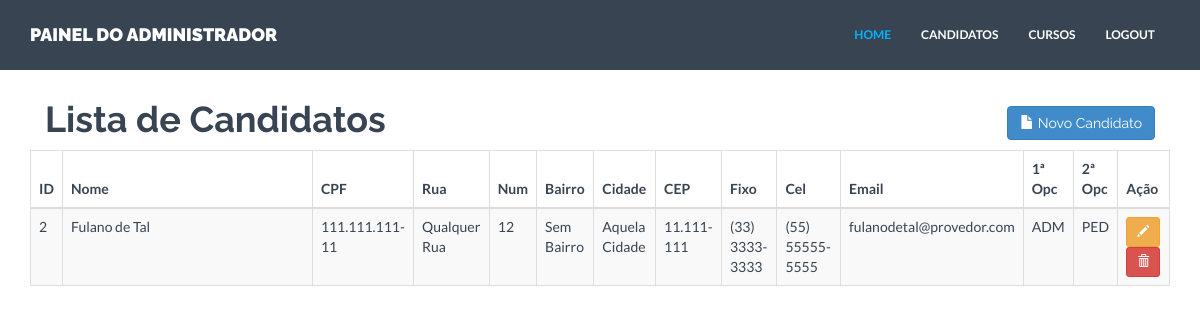
/admin/candidatos.php (signed in), run on the app's committed database.
### tables this page shows
CREATE TABLE IF NOT EXISTS `candidato` (
  `idcandidato` int(11) NOT NULL AUTO_INCREMENT,
  `nome` varchar(150) NOT NULL,
  `cpf` varchar(15) NOT NULL,
  `rua` varchar(150) NOT NULL,
  `num` int(11) NOT NULL,
  `bairro` varchar(80) NOT NULL,
  `cidade` varchar(150) NOT NULL,
  `cep` varchar(13) NOT NULL,
  `fixo` varchar(15) NOT NULL,
  `cel` varchar(15) NOT NULL,
  `email` varchar(80) NOT NULL,
  `curso1` varchar(12) NOT NULL,
  `curso2` varchar(12) NOT NULL,
  `datahora` datetime NOT NULL,
  PRIMARY KEY (`idcandidato`),
  UNIQUE KEY `cpf` (`cpf`)
);

### admin/candidatos.php (the view, shortened to what this page needs)
<?php
include "header.php";
?>
<div class="container mtb">
    <div class="row">
        <div class="col-lg-12">
            <div class="col-md-10">
                <h1>Lista de Candidatos</h1>
            </div>
            <div class="col-md-2 text-right">
                <h1><a href="cadastrar_candidato.php" class="btn btn-primary"><span class="glyphicon glyphicon-file" aria-hidden="true"></span> Novo Candidato</a></h1>
            </div>
            <br/>
            <table class="table table-bordered table-striped">
                <thead>
                <tr>
                    <th>ID</th>
                    <th width="250">Nome</th>
                    <th>CPF</th>
                    <th>Rua</th>
                    <th>Num</th>
                    <th>Bairro</th>
                    <th>Cidade</th>
                    <th>CEP</th>
                    <th>Fixo</th>
                    <th>Cel</th>
                    <th>Email</th>
                    <th>1ª Opc</th>
                    <th>2ª Opc</th>
                    <th>Ação</th>
                </tr>
                </thead>
                <tbody>
                <?php
                $link = DBConnect();
                $query_list = "SELECT * FROM candidato";
                if ($result = $link->query($query_list)) {
                    while ($row = $result->fetch_row()) {
                        ?>
                        <tr>
                            <td><?= $row[0] ?></td>
                            <td><?= $row[1] ?></td>
                            <td><?= $row[2] ?></td>
                            <td><?= $row[3] ?></td>
                            <td><?= $row[4] ?></td>
                            <td><?= $row[5] ?></td>
                            <td><?= $row[6] ?></td>
                            <td><?= $row[7] ?></td>
                            <td><?= $row[8] ?></td>
                            <td><?= $row[9] ?></td>
                            <td><?= $row[10] ?></td>
                            <td><?= $row[11] ?></td>
                            <td><?= $row[12] ?></td>
                            <td>
                                <a href="editar_candidato.php?id=<?= $row[0] ?>"
                                   class="btn btn-warning btn-sm"><span class="glyphicon glyphicon-pencil"
                                                                        aria-hidden="true"></span></a>
                                <a onclick="return confirm('Deseja realmente excluir este curso?')"
                                   href="excluir_candidato.php?id=<?= $row[0] ?>"
                                   class="btn btn-danger btn-sm"><span class="glyphicon glyphicon-trash"
                                                                       aria-hidden="true"></span></a>
                            </td>
                        </tr>
                        <?php
                    }
                } else {
                    echo "Ainda não existem registros. Adicione novos!";
                }
                ?>
                </tbody>
            </table>
        </div><! --/col-lg-12 -->
    </div><! --/row -->
</div><! --/container -->
<?php
include "footer.php";
?>

### assets/css/style.css (style rules this page uses)
* { margin: 0; padding: 0px; }
body { background: #ffffff; margin: 0; height: 100%; color: #384452; font-family: 'Lato', sans-serif; font-weight: 400; }
h1, h2, h3, h4, h5, h6 { font-family: 'Raleway', sans-serif; font-weight: 700; }
a { padding: 0; margin: 0; text-decoration: none; -webkit-transition: background-color .4s linear, color .4s linear; -moz-transition: background-color .4s linear, color .4s linear; -o-transition: background-color .4s linear, color .4s linear; -ms-transition: background-color .4s linear, color .4s linear; transition: background-color .4s linear, color .4s linear; }
.mtb { margin-top: 80px; margin-bottom: 80px; }

### data on the page
candidato: idcandidato "2", nome "Fulano de Tal", cpf "111.111.111-11", rua "Qualquer Rua", num "12", bairro "Sem Bairro", cidade "Aquela Cidade", cep "11.111-111", fixo "(33) 3333-3333", cel "(55) 55555-5555", email "fulanodetal@provedor.com", curso1 "ADM", curso2 "PED"
